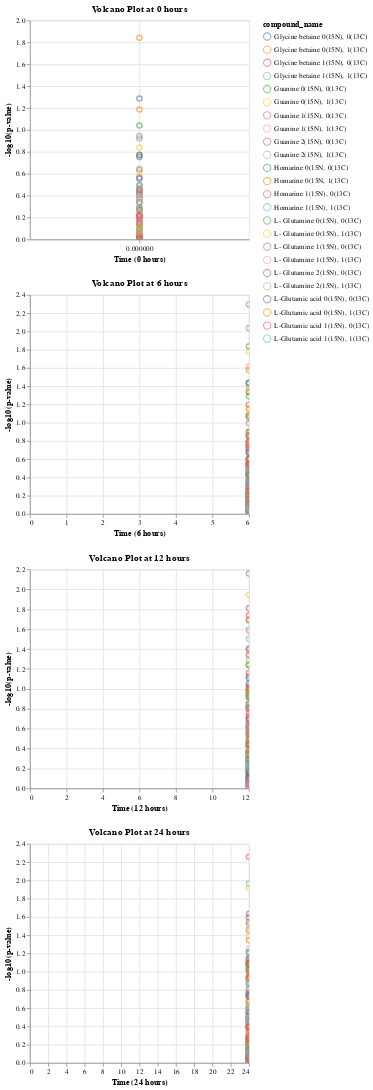

Notebook source saved alongside this figure:
### Code cell
# Create separate volcano plot for each time point using Altair
charts = []
for hour in specific_hours:
    subset_df = final_samplepeaks[final_samplepeaks['time'] == hour]

    chart = alt.Chart(subset_df).mark_point(size=50, opacity=0.6).encode(
        x=alt.X('time:Q', title=f'Time ({hour} hours)'),
        y=alt.Y('log_p_value:Q', title='-log10(p-value)'),
        color='compound_name:N',
        tooltip=['time:Q', 'log_p_value:Q', 'compound_name:N', 'bmised_area:Q']
    ).properties(
        title=f'Volcano Plot at {hour} hours'
    ).interactive()

    charts.append(chart)

# Display the separate volcano plots
alt.vconcat(*charts)

### Figure 1 — Vega-Lite specification as saved in the notebook (floating-point values rounded to 4 significant figures; data arrays with more than 128 entries replaced by an {"elided": "..."} marker saying what was removed)
{"config": {"view": {"continuousWidth": 300, "continuousHeight": 300}}, "vconcat": [{"data": {"name": "data-4b8b3fff52b482cdaf62852fe0a189b8"}, "mark": {"type": "point", "opacity": 0.6, "size": 50}, "encoding": {"color": {"field": "compound_name", "type": "nominal"}, "tooltip": [{"field": "time", "type": "quantitative"}, {"field": "log_p_value", "type": "quantitative"}, {"field": "compound_name", "type": "nominal"}, {"field": "bmised_area", "type": "quantitative"}], "x": {"field": "time", "title": "Time (0 hours)", "type": "quantitative"}, "y": {"field": "log_p_value", "title": "-log10(p-value)", "type": "quantitative"}}, "name": "view_7", "title": "Volcano Plot at 0 hours"}, {"data": {"name": "data-3a65ec7557b4ff6a29bf4f382d1e87f4"}, "mark": {"type": "point", "opacity": 0.6, "size": 50}, "encoding": {"color": {"field": "compound_name", "type": "nominal"}, "tooltip": [{"field": "time", "type": "quantitative"}, {"field": "log_p_value", "type": "quantitative"}, {"field": "compound_name", "type": "nominal"}, {"field": "bmised_area", "type": "quantitative"}], "x": {"field": "time", "title": "Time (6 hours)", "type": "quantitative"}, "y": {"field": "log_p_value", "title": "-log10(p-value)", "type": "quantitative"}}, "name": "view_8", "title": "Volcano Plot at 6 hours"}, {"data": {"name": "data-e7d771329d30e051c907c7cf03411707"}, "mark": {"type": "point", "opacity": 0.6, "size": 50}, "encoding": {"color": {"field": "compound_name", "type": "nominal"}, "tooltip": [{"field": "time", "type": "quantitative"}, {"field": "log_p_value", "type": "quantitative"}, {"field": "compound_name", "type": "nominal"}, {"field": "bmised_area", "type": "quantitative"}], "x": {"field": "time", "title": "Time (12 hours)", "type": "quantitative"}, "y": {"field": "log_p_value", "title": "-log10(p-value)", "type": "quantitative"}}, "name": "view_9", "title": "Volcano Plot at 12 hours"}, {"data": {"name": "data-e969c734a2e637cab338f8aba766ba31"}, "mark": {"type": "point", "opacity": 0.6, "size": 50}, "encoding": {"color": {"field": "compound_name", "type": "nominal"}, "tooltip": [{"field": "time", "type": "quantitative"}, {"field": "log_p_value", "type": "quantitative"}, {"field": "compound_name", "type": "nominal"}, {"field": "bmised_area", "type": "quantitative"}], "x": {"field": "time", "title": "Time (24 hours)", "type": "quantitative"}, "y": {"field": "log_p_value", "title": "-log10(p-value)", "type": "quantitative"}}, "name": "view_10", "title": "Volcano Plot at 24 hours"}], "params": [{"name": "param_6", "select": {"type": "interval", "encodings": ["x", "y"]}, "bind": "scales", "views": ["view_7"]}, {"name": "param_7", "select": {"type": "interval", "encodings": ["x", "y"]}, "bind": "scales", "views": ["view_8"]}, {"name": "param_8", "select": {"type": "interval", "encodings": ["x", "y"]}, "bind": "scales", "views": ["view_9"]}, {"name": "param_9", "select": {"type": "interval", "encodings": ["x", "y"]}, "bind": "scales", "views": ["view_10"]}], "$schema": "https://vega.github.io/schema/vega-lite/v5.16.3.json", "datasets": {"data-4b8b3fff52b482cdaf62852fe0a189b8": [{"filename": "230810_Smp_G5_NFEX_T0_Metab_A", "compound_name": "Glycine betaine 0(15N), 0(13C)", "area": 4993000000.0, "compound_name_IS": "Arsenobetaine, 13C2", "area_IS": 649600000.0, "bmis_area": 7.687, "result_column": 4962000000.0, "day": "0", "time": 0, "p_value": 0.3745, "log_p_value": 0.4265}, {"filename": "230810_Smp_G5_NFEX_T0_Metab_B", "compound_name": "Glycine betaine 0(15N), 0(13C)", "area": 4907000000.0, "compound_name_IS": "Arsenobetaine, 13C2", "area_IS": 657800000.0, "bmis_area": 7.46, "result_column": 4815000000.0, "day": "0", "time": 0, "p_value": 0.9507, "log_p_value": 0.02195}, {"filename": "230810_Smp_G5_NFEX_T0_Metab_C", "compound_name": "Glycine betaine 0(15N), 0(13C)", "area": 5127000000.0, "compound_name_IS": "Arsenobetaine, 13C2", "area_IS": 665500000.0, "bmis_area": 7.703, "result_column": 4972000000.0, "day": "0", "time": 0, "p_value": 0.732, "log_p_value": 0.1355}, {"filename": "230810_Smp_G5_NFEX_T0_Metab_A", "compound_name": "Glycine betaine 0(15N), 1(13C)", "area": 275300000.0, "compound_name_IS": "Arsenobetaine, 13C2", "area_IS": 649600000.0, "bmis_area": 0.4238, "result_column": 273600000.0, "day": "0", "time": 0, "p_value": 0.6075, "log_p_value": 0.2164}, {"filename": "230810_Smp_G5_NFEX_T0_Metab_B", "compound_name": "Glycine betaine 0(15N), 1(13C)", "area": 272800000.0, "compound_name_IS": "Arsenobetaine, 13C2", "area_IS": 657800000.0, "bmis_area": 0.4148, "result_column": 267700000.0, "day": "0", "time": 0, "p_value": 0.1705, "log_p_value": 0.7682}, {"filename": "230810_Smp_G5_NFEX_T0_Metab_C", "compound_name": "Glycine betaine 0(15N), 1(13C)", "area": 281300000.0, "compound_name_IS": "Arsenobetaine, 13C2", "area_IS": 665500000.0, "bmis_area": 0.4226, "result_column": 272800000.0, "day": "0", "time": 0, "p_value": 0.06505, "log_p_value": 1.187}, {"filename": "230810_Smp_G5_NFEX_T0_Metab_A", "compound_name": "Glycine betaine 1(15N), 0(13C)", "area": 18340000.0, "compound_name_IS": "Arsenobetaine, 13C2", "area_IS": 649600000.0, "bmis_area": 0.02823, "result_column": 18220000.0, "day": "0", "time": 0, "p_value": 0.3887, "log_p_value": 0.4104}, {"filename": "230810_Smp_G5_NFEX_T0_Metab_B", "compound_name": "Glycine betaine 1(15N), 0(13C)", "area": 17320000.0, "compound_name_IS": "Arsenobetaine, 13C2", "area_IS": 657800000.0, "bmis_area": 0.02633, "result_column": 16990000.0, "day": "0", "time": 0, "p_value": 0.2713, "log_p_value": 0.5665}, {"filename": "230810_Smp_G5_NFEX_T0_Metab_C", "compound_name": "Glycine betaine 1(15N), 0(13C)", "area": 18890000.0, "compound_name_IS": "Arsenobetaine, 13C2", "area_IS": 665500000.0, "bmis_area": 0.02839, "result_column": 18320000.0, "day": "0", "time": 0, "p_value": 0.8287, "log_p_value": 0.08158}, {"filename": "230810_Smp_G5_NFEX_T0_Metab_A", "compound_name": "Glycine betaine 1(15N), 1(13C)", "area": 187500.0, "compound_name_IS": "Arsenobetaine, 13C2", "area_IS": 649600000.0, "bmis_area": 0.0002887, "result_column": 186300.0, "day": "0", "time": 0, "p_value": 0.1196, "log_p_value": 0.9223}, {"filename": "230810_Smp_G5_NFEX_T0_Metab_B", "compound_name": "Glycine betaine 1(15N), 1(13C)", "area": 310500.0, "compound_name_IS": "Arsenobetaine, 13C2", "area_IS": 657800000.0, "bmis_area": 0.000472, "result_column": 304700.0, "day": "0", "time": 0, "p_value": 0.7132, "log_p_value": 0.1468}, {"filename": "230810_Smp_G5_NFEX_T0_Metab_C", "compound_name": "Glycine betaine 1(15N), 1(13C)", "area": 363700.0, "compound_name_IS": "Arsenobetaine, 13C2", "area_IS": 665500000.0, "bmis_area": 0.0005464, "result_column": 352700.0, "day": "0", "time": 0, "p_value": 0.7608, "log_p_value": 0.1187}, {"filename": "230810_Smp_G5_NFEX_T0_Metab_A", "compound_name": "Guanine 0(15N), 0(13C)", "area": 104600000.0, "compound_name_IS": "Arsenobetaine, 13C2", "area_IS": 649600000.0, "bmis_area": 0.161, "result_column": 103900000.0, "day": "0", "time": 0, "p_value": 0.8074, "log_p_value": 0.09289}, {"filename": "230810_Smp_G5_NFEX_T0_Metab_B", "compound_name": "Guanine 0(15N), 0(13C)", "area": 98710000.0, "compound_name_IS": "Arsenobetaine, 13C2", "area_IS": 657800000.0, "bmis_area": 0.1501, "result_column": 96860000.0, "day": "0", "time": 0, "p_value": 0.8961, "log_p_value": 0.04765}, {"filename": "230810_Smp_G5_NFEX_T0_Metab_C", "compound_name": "Guanine 0(15N), 0(13C)", "area": 101300000.0, "compound_name_IS": "Arsenobetaine, 13C2", "area_IS": 665500000.0, "bmis_area": 0.1522, "result_column": 98230000.0, "day": "0", "time": 0, "p_value": 0.318, "log_p_value": 0.4976}, {"filename": "230810_Smp_G5_NFEX_T0_Metab_A", "compound_name": "Guanine 0(15N), 1(13C)", "area": 5381000.0, "compound_name_IS": "Arsenobetaine, 13C2", "area_IS": 649600000.0, "bmis_area": 0.008283, "result_column": 5347000.0, "day": "0", "time": 0, "p_value": 0.9083, "log_p_value": 0.04179}, {"filename": "230810_Smp_G5_NFEX_T0_Metab_B", "compound_name": "Guanine 0(15N), 1(13C)", "area": 5338000.0, "compound_name_IS": "Arsenobetaine, 13C2", "area_IS": 657800000.0, "bmis_area": 0.008115, "result_column": 5238000.0, "day": "0", "time": 0, "p_value": 0.2396, "log_p_value": 0.6206}, {"filename": "230810_Smp_G5_NFEX_T0_Metab_C", "compound_name": "Guanine 0(15N), 1(13C)", "area": 5351000.0, "compound_name_IS": "Arsenobetaine, 13C2", "area_IS": 665500000.0, "bmis_area": 0.00804, "result_column": 5190000.0, "day": "0", "time": 0, "p_value": 0.1449, "log_p_value": 0.8389}, {"filename": "230810_Smp_G5_NFEX_T0_Metab_A", "compound_name": "Guanine 1(15N), 0(13C)", "area": 1776000.0, "compound_name_IS": "Arsenobetaine, 13C2", "area_IS": 649600000.0, "bmis_area": 0.002734, "result_column": 1765000.0, "day": "0", "time": 0, "p_value": 0.3411, "log_p_value": 0.4672}, {"filename": "230810_Smp_G5_NFEX_T0_Metab_B", "compound_name": "Guanine 1(15N), 0(13C)", "area": 1558000.0, "compound_name_IS": "Arsenobetaine, 13C2", "area_IS": 657800000.0, "bmis_area": 0.002369, "result_column": 1529000.0, "day": "0", "time": 0, "p_value": 0.1135, "log_p_value": 0.9451}, {"filename": "230810_Smp_G5_NFEX_T0_Metab_C", "compound_name": "Guanine 1(15N), 0(13C)", "area": 1741000.0, "compound_name_IS": "Arsenobetaine, 13C2", "area_IS": 665500000.0, "bmis_area": 0.002616, "result_column": 1689000.0, "day": "0", "time": 0, "p_value": 0.9247, "log_p_value": 0.034}, {"filename": "230810_Smp_G5_NFEX_T0_Metab_A", "compound_name": "Guanine 1(15N), 1(13C)", "area": null, "compound_name_IS": "Arsenobetaine, 13C2", "area_IS": 649600000.0, "bmis_area": null, "result_column": null, "day": "0", "time": 0, "p_value": 0.5487, "log_p_value": 0.2606}, {"filename": "230810_Smp_G5_NFEX_T0_Metab_B", "compound_name": "Guanine 1(15N), 1(13C)", "area": 23920.0, "compound_name_IS": "Arsenobetaine, 13C2", "area_IS": 657800000.0, "bmis_area": 3.637e-05, "result_column": 23470.0, "day": "0", "time": 0, "p_value": 0.6919, "log_p_value": 0.16}, {"filename": "230810_Smp_G5_NFEX_T0_Metab_C", "compound_name": "Guanine 1(15N), 1(13C)", "area": null, "compound_name_IS": "Arsenobetaine, 13C2", "area_IS": 665500000.0, "bmis_area": null, "result_column": null, "day": "0", "time": 0, "p_value": 0.652, "log_p_value": 0.1858}, {"filename": "230810_Smp_G5_NFEX_T0_Metab_A", "compound_name": "Guanine 2(15N), 0(13C)", "area": null, "compound_name_IS": "Arsenobetaine, 13C2", "area_IS": 649600000.0, "bmis_area": null, "result_column": null, "day": "0", "time": 0, "p_value": 0.9405, "log_p_value": 0.02666}, {"filename": "230810_Smp_G5_NFEX_T0_Metab_B", "compound_name": "Guanine 2(15N), 0(13C)", "area": null, "compound_name_IS": "Arsenobetaine, 13C2", "area_IS": 657800000.0, "bmis_area": null, "result_column": null, "day": "0", "time": 0, "p_value": 0.9539, "log_p_value": 0.02048}, {"filename": "230810_Smp_G5_NFEX_T0_Metab_C", "compound_name": "Guanine 2(15N), 0(13C)", "area": null, "compound_name_IS": "Arsenobetaine, 13C2", "area_IS": 665500000.0, "bmis_area": null, "result_column": null, "day": "0", "time": 0, "p_value": 0.9149, "log_p_value": 0.03864}, {"filename": "230810_Smp_G5_NFEX_T0_Metab_A", "compound_name": "Guanine 2(15N), 1(13C)", "area": 772600.0, "compound_name_IS": "Arsenobetaine, 13C2", "area_IS": 649600000.0, "bmis_area": 0.001189, "result_column": 767800.0, "day": "0", "time": 0, "p_value": 0.8094, "log_p_value": 0.09186}, {"filename": "230810_Smp_G5_NFEX_T0_Metab_B", "compound_name": "Guanine 2(15N), 1(13C)", "area": 255700.0, "compound_name_IS": "Arsenobetaine, 13C2", "area_IS": 657800000.0, "bmis_area": 0.0003887, "result_column": 250900.0, "day": "0", "time": 0, "p_value": 0.8101, "log_p_value": 0.09145}, {"filename": "230810_Smp_G5_NFEX_T0_Metab_C", "compound_name": "Guanine 2(15N), 1(13C)", "area": 1528000.0, "compound_name_IS": "Arsenobetaine, 13C2", "area_IS": 665500000.0, "bmis_area": 0.002296, "result_column": 1482000.0, "day": "0", "time": 0, "p_value": 0.8671, "log_p_value": 0.06194}, {"filename": "230810_Smp_G5_NFEX_T0_Metab_A", "compound_name": "Homarine 0(15N, 0(13C)", "area": 1812000000.0, "compound_name_IS": "Arsenobetaine, 13C2", "area_IS": 649600000.0, "bmis_area": 2.79, "result_column": 1801000000.0, "day": "0", "time": 0, "p_value": 0.05168, "log_p_value": 1.287}, {"filename": "230810_Smp_G5_NFEX_T0_Metab_B", "compound_name": "Homarine 0(15N, 0(13C)", "area": 1777000000.0, "compound_name_IS": "Arsenobetaine, 13C2", "area_IS": 657800000.0, "bmis_area": 2.701, "result_column": 1744000000.0, "day": "0", "time": 0, "p_value": 0.5314, "log_p_value": 0.2746}, {"filename": "230810_Smp_G5_NFEX_T0_Metab_C", "compound_name": "Homarine 0(15N, 0(13C)", "area": 1818000000.0, "compound_name_IS": "Arsenobetaine, 13C2", "area_IS": 665500000.0, "bmis_area": 2.731, "result_column": 1763000000.0, "day": "0", "time": 0, "p_value": 0.5406, "log_p_value": 0.2671}, {"filename": "230810_Smp_G5_NFEX_T0_Metab_A", "compound_name": "Homarine 0(15N, 1(13C)", "area": 138600000.0, "compound_name_IS": "Arsenobetaine, 13C2", "area_IS": 649600000.0, "bmis_area": 0.2134, "result_column": 137700000.0, "day": "0", "time": 0, "p_value": 0.356, "log_p_value": 0.4486}, {"filename": "230810_Smp_G5_NFEX_T0_Metab_B", "compound_name": "Homarine 0(15N, 1(13C)", "area": 137300000.0, "compound_name_IS": "Arsenobetaine, 13C2", "area_IS": 657800000.0, "bmis_area": 0.2087, "result_column": 134700000.0, "day": "0", "time": 0, "p_value": 0.7578, "log_p_value": 0.1204}, {"filename": "230810_Smp_G5_NFEX_T0_Metab_C", "compound_name": "Homarine 0(15N, 1(13C)", "area": 137900000.0, "compound_name_IS": "Arsenobetaine, 13C2", "area_IS": 665500000.0, "bmis_area": 0.2071, "result_column": 133700000.0, "day": "0", "time": 0, "p_value": 0.01439, "log_p_value": 1.842}, {"filename": "230810_Smp_G5_NFEX_T0_Metab_A", "compound_name": "Homarine 1(15N), 0(13C)", "area": 6345000.0, "compound_name_IS": "Arsenobetaine, 13C2", "area_IS": 649600000.0, "bmis_area": 0.009767, "result_column": 6305000.0, "day": "0", "time": 0, "p_value": 0.3882, "log_p_value": 0.411}, {"filename": "230810_Smp_G5_NFEX_T0_Metab_B", "compound_name": "Homarine 1(15N), 0(13C)", "area": 6291000.0, "compound_name_IS": "Arsenobetaine, 13C2", "area_IS": 657800000.0, "bmis_area": 0.009564, "result_column": 6174000.0, "day": "0", "time": 0, "p_value": 0.6433, "log_p_value": 0.1916}, {"filename": "230810_Smp_G5_NFEX_T0_Metab_C", "compound_name": "Homarine 1(15N), 0(13C)", "area": 5664000.0, "compound_name_IS": "Arsenobetaine, 13C2", "area_IS": 665500000.0, "bmis_area": 0.00851, "result_column": 5493000.0, "day": "0", "time": 0, "p_value": 0.4583, "log_p_value": 0.3389}, {"filename": "230810_Smp_G5_NFEX_T0_Metab_A", "compound_name": "Homarine 1(15N), 1(13C)", "area": 33140.0, "compound_name_IS": "Arsenobetaine, 13C2", "area_IS": 649600000.0, "bmis_area": 5.102e-05, "result_column": 32930.0, "day": "0", "time": 0, "p_value": 0.9905, "log_p_value": 0.004143}, {"filename": "230810_Smp_G5_NFEX_T0_Metab_B", "compound_name": "Homarine 1(15N), 1(13C)", "area": 32420.0, "compound_name_IS": "Arsenobetaine, 13C2", "area_IS": 657800000.0, "bmis_area": 4.929e-05, "result_column": 31820.0, "day": "0", "time": 0, "p_value": 0.4126, "log_p_value": 0.3845}, {"filename": "230810_Smp_G5_NFEX_T0_Metab_C", "compound_name": "Homarine 1(15N), 1(13C)", "area": 113200.0, "compound_name_IS": "Arsenobetaine, 13C2", "area_IS": 665500000.0, "bmis_area": 0.0001701, "result_column": 109800.0, "day": "0", "time": 0, "p_value": 0.372, "log_p_value": 0.4294}, {"filename": "230810_Smp_G5_NFEX_T0_Metab_A", "compound_name": "L- Glutamine 0(15N), 0(13C)", "area": 91700000.0, "compound_name_IS": "Arsenobetaine, 13C2", "area_IS": 649600000.0, "bmis_area": 0.1412, "result_column": 91120000.0, "day": "0", "time": 0, "p_value": 0.7916, "log_p_value": 0.1015}, {"filename": "230810_Smp_G5_NFEX_T0_Metab_B", "compound_name": "L- Glutamine 0(15N), 0(13C)", "area": 115500000.0, "compound_name_IS": "Arsenobetaine, 13C2", "area_IS": 657800000.0, "bmis_area": 0.1757, "result_column": 113400000.0, "day": "0", "time": 0, "p_value": 0.7896, "log_p_value": 0.1026}, {"filename": "230810_Smp_G5_NFEX_T0_Metab_C", "compound_name": "L- Glutamine 0(15N), 0(13C)", "area": 114800000.0, "compound_name_IS": "Arsenobetaine, 13C2", "area_IS": 665500000.0, "bmis_area": 0.1726, "result_column": 111400000.0, "day": "0", "time": 0, "p_value": 0.09121, "log_p_value": 1.04}, {"filename": "230810_Smp_G5_NFEX_T0_Metab_A", "compound_name": "L- Glutamine 0(15N), 1(13C)", "area": 5207000.0, "compound_name_IS": "Arsenobetaine, 13C2", "area_IS": 649600000.0, "bmis_area": 0.008015, "result_column": 5174000.0, "day": "0", "time": 0, "p_value": 0.7771, "log_p_value": 0.1095}, {"filename": "230810_Smp_G5_NFEX_T0_Metab_B", "compound_name": "L- Glutamine 0(15N), 1(13C)", "area": 6370000.0, "compound_name_IS": "Arsenobetaine, 13C2", "area_IS": 657800000.0, "bmis_area": 0.009684, "result_column": 6251000.0, "day": "0", "time": 0, "p_value": 0.5584, "log_p_value": 0.2531}, {"filename": "230810_Smp_G5_NFEX_T0_Metab_C", "compound_name": "L- Glutamine 0(15N), 1(13C)", "area": 6438000.0, "compound_name_IS": "Arsenobetaine, 13C2", "area_IS": 665500000.0, "bmis_area": 0.009673, "result_column": 6244000.0, "day": "0", "time": 0, "p_value": 0.4242, "log_p_value": 0.3724}, {"filename": "230810_Smp_G5_NFEX_T0_Metab_A", "compound_name": "L- Glutamine 1(15N), 0(13C)", "area": 503700.0, "compound_name_IS": "Arsenobetaine, 13C2", "area_IS": 649600000.0, "bmis_area": 0.0007754, "result_column": 500500.0, "day": "0", "time": 0, "p_value": 0.6294, "log_p_value": 0.2011}, {"filename": "230810_Smp_G5_NFEX_T0_Metab_B", "compound_name": "L- Glutamine 1(15N), 0(13C)", "area": 696400.0, "compound_name_IS": "Arsenobetaine, 13C2", "area_IS": 657800000.0, "bmis_area": 0.001059, "result_column": 683400.0, "day": "0", "time": 0, "p_value": 0.6957, "log_p_value": 0.1575}, {"filename": "230810_Smp_G5_NFEX_T0_Metab_C", "compound_name": "L- Glutamine 1(15N), 0(13C)", "area": 696600.0, "compound_name_IS": "Arsenobetaine, 13C2", "area_IS": 665500000.0, "bmis_area": 0.001047, "result_column": 675600.0, "day": "0", "time": 0, "p_value": 0.4545, "log_p_value": 0.3424}, {"filename": "230810_Smp_G5_NFEX_T0_Metab_A", "compound_name": "L- Glutamine 1(15N), 1(13C)", "area": null, "compound_name_IS": "Arsenobetaine, 13C2", "area_IS": 649600000.0, "bmis_area": null, "result_column": null, "day": "0", "time": 0, "p_value": 0.6134, "log_p_value": 0.2122}, {"filename": "230810_Smp_G5_NFEX_T0_Metab_B", "compound_name": "L- Glutamine 1(15N), 1(13C)", "area": null, "compound_name_IS": "Arsenobetaine, 13C2", "area_IS": 657800000.0, "bmis_area": null, "result_column": null, "day": "0", "time": 0, "p_value": 0.4182, "log_p_value": 0.3786}, {"filename": "230810_Smp_G5_NFEX_T0_Metab_C", "compound_name": "L- Glutamine 1(15N), 1(13C)", "area": 26450.0, "compound_name_IS": "Arsenobetaine, 13C2", "area_IS": 665500000.0, "bmis_area": 3.975e-05, "result_column": 25660.0, "day": "0", "time": 0, "p_value": 0.9327, "log_p_value": 0.03024}, {"filename": "230810_Smp_G5_NFEX_T0_Metab_A", "compound_name": "L- Glutamine 2(15N), 0(13C)", "area": null, "compound_name_IS": "Arsenobetaine, 13C2", "area_IS": 649600000.0, "bmis_area": null, "result_column": null, "day": "0", "time": 0, "p_value": 0.9541, "log_p_value": 0.02043}, {"filename": "230810_Smp_G5_NFEX_T0_Metab_B", "compound_name": "L- Glutamine 2(15N), 0(13C)", "area": null, "compound_name_IS": "Arsenobetaine, 13C2", "area_IS": 657800000.0, "bmis_area": null, "result_column": null, "day": "0", "time": 0, "p_value": 0.6062, "log_p_value": 0.2174}, {"filename": "230810_Smp_G5_NFEX_T0_Metab_C", "compound_name": "L- Glutamine 2(15N), 0(13C)", "area": null, "compound_name_IS": "Arsenobetaine, 13C2", "area_IS": 665500000.0, "bmis_area": null, "result_column": null, "day": "0", "time": 0, "p_value": 0.2286, "log_p_value": 0.6408}, {"filename": "230810_Smp_G5_NFEX_T0_Metab_A", "compound_name": "L- Glutamine 2(15N), 1(13C)", "area": 778900.0, "compound_name_IS": "Arsenobetaine, 13C2", "area_IS": 649600000.0, "bmis_area": 0.001199, "result_column": 774000.0, "day": "0", "time": 0, "p_value": 0.514, "log_p_value": 0.289}, {"filename": "230810_Smp_G5_NFEX_T0_Metab_B", "compound_name": "L- Glutamine 2(15N), 1(13C)", "area": 460500.0, "compound_name_IS": "Arsenobetaine, 13C2", "area_IS": 657800000.0, "bmis_area": 0.0007, "result_column": 451900.0, "day": "0", "time": 0, "p_value": 0.7837, "log_p_value": 0.1059}, {"filename": "230810_Smp_G5_NFEX_T0_Metab_C", "compound_name": "L- Glutamine 2(15N), 1(13C)", "area": 518400.0, "compound_name_IS": "Arsenobetaine, 13C2", "area_IS": 665500000.0, "bmis_area": 0.000779, "result_column": 502800.0, "day": "0", "time": 0, "p_value": 0.3965, "log_p_value": 0.4017}, {"filename": "230810_Smp_G5_NFEX_T0_Metab_A", "compound_name": "L-Glutamic acid 0(15N), 0(13C)", "area": 384400000.0, "compound_name_IS": "Arsenobetaine, 13C2", "area_IS": 649600000.0, "bmis_area": 0.5917, "result_column": 382000000.0, "day": "0", "time": 0, "p_value": 0.1689, "log_p_value": 0.7723}, {"filename": "230810_Smp_G5_NFEX_T0_Metab_B", "compound_name": "L-Glutamic acid 0(15N), 0(13C)", "area": 464200000.0, "compound_name_IS": "Arsenobetaine, 13C2", "area_IS": 657800000.0, "bmis_area": 0.7057, "result_column": 455500000.0, "day": "0", "time": 0, "p_value": 0.2786, "log_p_value": 0.555}, {"filename": "230810_Smp_G5_NFEX_T0_Metab_C", "compound_name": "L-Glutamic acid 0(15N), 0(13C)", "area": 420800000.0, "compound_name_IS": "Arsenobetaine, 13C2", "area_IS": 665500000.0, "bmis_area": 0.6323, "result_column": 408100000.0, "day": "0", "time": 0, "p_value": 0.177, "log_p_value": 0.752}, {"filename": "230810_Smp_G5_NFEX_T0_Metab_A", "compound_name": "L-Glutamic acid 0(15N), 1(13C)", "area": 21300000.0, "compound_name_IS": "Arsenobetaine, 13C2", "area_IS": 649600000.0, "bmis_area": 0.03279, "result_column": 21170000.0, "day": "0", "time": 0, "p_value": 0.7133, "log_p_value": 0.1467}, {"filename": "230810_Smp_G5_NFEX_T0_Metab_B", "compound_name": "L-Glutamic acid 0(15N), 1(13C)", "area": 25760000.0, "compound_name_IS": "Arsenobetaine, 13C2", "area_IS": 657800000.0, "bmis_area": 0.03915, "result_column": 25270000.0, "day": "0", "time": 0, "p_value": 0.8952, "log_p_value": 0.04808}, {"filename": "230810_Smp_G5_NFEX_T0_Metab_C", "compound_name": "L-Glutamic acid 0(15N), 1(13C)", "area": 22580000.0, "compound_name_IS": "Arsenobetaine, 13C2", "area_IS": 665500000.0, "bmis_area": 0.03393, "result_column": 21900000.0, "day": "0", "time": 0, "p_value": 0.5117, "log_p_value": 0.291}, {"filename": "230810_Smp_G5_NFEX_T0_Metab_A", "compound_name": "L-Glutamic acid 1(15N), 0(13C)", "area": 1102000.0, "compound_name_IS": "Arsenobetaine, 13C2", "area_IS": 649600000.0, "bmis_area": 0.001697, "result_column": 1095000.0, "day": "0", "time": 0, "p_value": 0.3561, "log_p_value": 0.4484}, {"filename": "230810_Smp_G5_NFEX_T0_Metab_B", "compound_name": "L-Glutamic acid 1(15N), 0(13C)", "area": 1499000.0, "compound_name_IS": "Arsenobetaine, 13C2", "area_IS": 657800000.0, "bmis_area": 0.002279, "result_column": 1471000.0, "day": "0", "time": 0, "p_value": 0.9865, "log_p_value": 0.005896}, {"filename": "230810_Smp_G5_NFEX_T0_Metab_C", "compound_name": "L-Glutamic acid 1(15N), 0(13C)", "area": 1362000.0, "compound_name_IS": "Arsenobetaine, 13C2", "area_IS": 665500000.0, "bmis_area": 0.002046, "result_column": 1321000.0, "day": "0", "time": 0, "p_value": 0.6058, "log_p_value": 0.2177}, {"filename": "230810_Smp_G5_NFEX_T0_Metab_A", "compound_name": "L-Glutamic acid 1(15N), 1(13C)", "area": null, "compound_name_IS": "Arsenobetaine, 13C2", "area_IS": 649600000.0, "bmis_area": null, "result_column": null, "day": "0", "time": 0, "p_value": 0.3237, "log_p_value": 0.4899}, {"filename": "230810_Smp_G5_NFEX_T0_Metab_B", "compound_name": "L-Glutamic acid 1(15N), 1(13C)", "area": 74990.0, "compound_name_IS": "Arsenobetaine, 13C2", "area_IS": 657800000.0, "bmis_area": 0.000114, "result_column": 73590.0, "day": "0", "time": 0, "p_value": 0.4254, "log_p_value": 0.3712}, {"filename": "230810_Smp_G5_NFEX_T0_Metab_C", "compound_name": "L-Glutamic acid 1(15N), 1(13C)", "area": null, "compound_name_IS": "Arsenobetaine, 13C2", "area_IS": 665500000.0, "bmis_area": null, "result_column": null, "day": "0", "time": 0, "p_value": 0.5076, "log_p_value": 0.2945}], "data-3a65ec7557b4ff6a29bf4f382d1e87f4": {"elided": "216 records"}, "data-e7d771329d30e051c907c7cf03411707": {"elided": "216 records"}, "data-e969c734a2e637cab338f8aba766ba31": {"elided": "216 records"}}}
